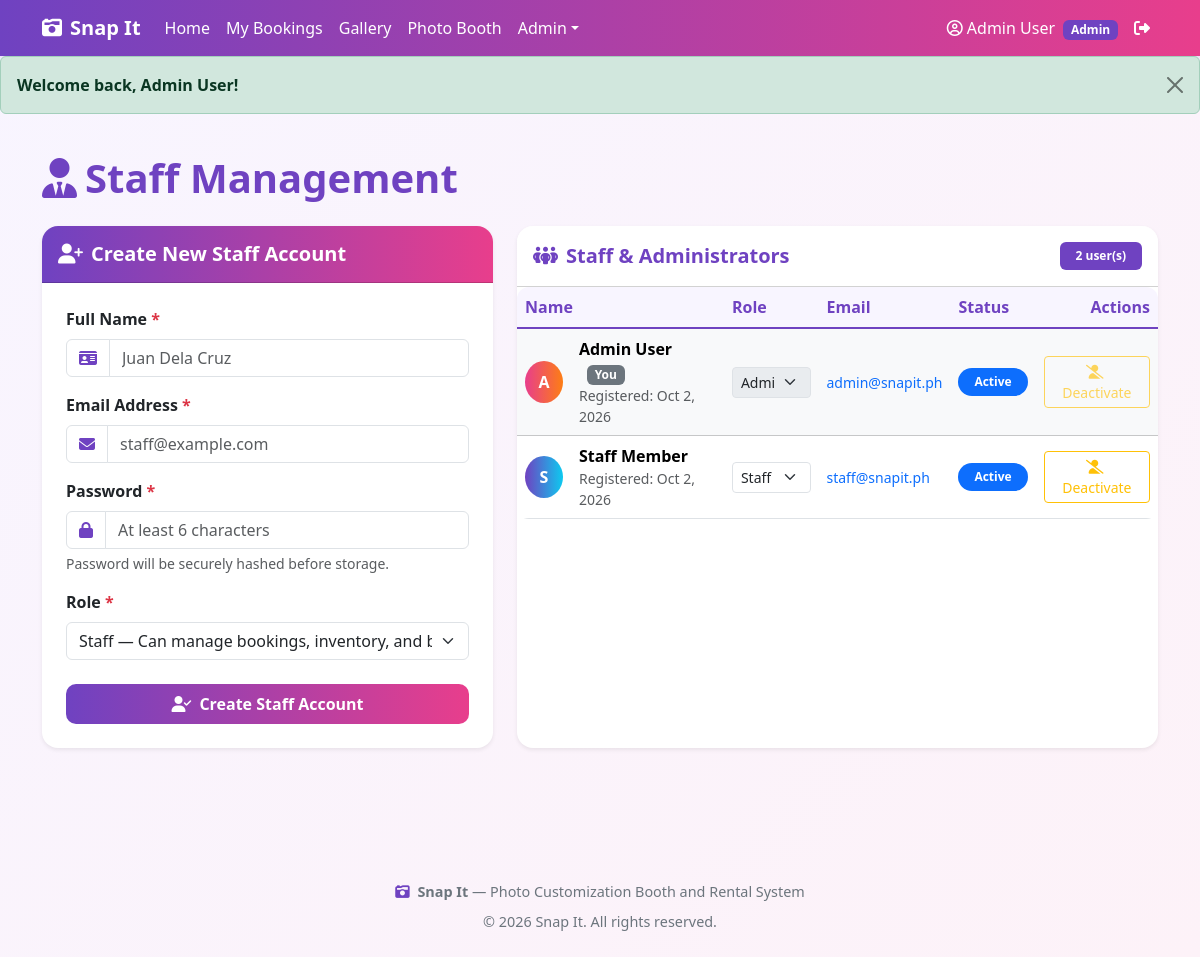
The page /admin/staff.php (signed in) on the database its author committed.
### tables this page shows
CREATE TABLE IF NOT EXISTS users (
    user_id INT PRIMARY KEY AUTO_INCREMENT,
    name VARCHAR(150) NOT NULL,
    email VARCHAR(150) NOT NULL UNIQUE,
    password VARCHAR(255) NOT NULL,
    phone VARCHAR(30),
    address TEXT,
    role ENUM('customer','staff','admin') NOT NULL DEFAULT 'customer',
    status ENUM('active','inactive') NOT NULL DEFAULT 'active',
    created_at DATETIME NOT NULL DEFAULT CURRENT_TIMESTAMP
);

### includes/functions.php (called while the page is built, shortened)
<?php
function e($str) {
    return htmlspecialchars((string)$str, ENT_QUOTES, 'UTF-8');
}
function status_badge_class($status) {
    $map = [
        'pending' => 'bg-warning text-dark',
        'confirmed' => 'bg-info text-dark',
        'paid' => 'bg-success',
        'completed' => 'bg-secondary',
        'cancelled' => 'bg-danger',
        'active' => 'bg-primary',
        'inactive' => 'bg-secondary',
        'printed' => 'bg-success',
        'error' => 'bg-danger',
    ];
    return $map[strtolower($status)] ?? 'bg-secondary';
}
function format_date($dateStr, $withTime = false) {
    $ts = strtotime($dateStr);
    return date('M j, Y', $ts);
}

### admin/staff.php (the view, shortened to what this page needs)
<?php
require_once __DIR__ . '/../includes/functions.php';
require_once __DIR__ . '/../includes/config.php';
$stmt = mysqli_prepare($conn, "
    SELECT user_id, name, email, phone, role, status, created_at
    FROM users
    WHERE role IN ('staff','admin')
    ORDER BY role DESC, created_at ASC
");
mysqli_stmt_execute($stmt);
$staff_list = mysqli_stmt_get_result($stmt);
include __DIR__ . '/../includes/header.php';
include __DIR__ . '/../includes/alert.php';
?>
<section class="container py-4">
    <h1 class="fw-bold mb-4" style="color:#6f42c1">
        <i class="fa-solid fa-user-tie me-2"></i>Staff Management
    </h1>
    <div class="row g-4 mb-4">
        <div class="col-lg-5">
            <div class="card border-0 shadow-sm h-100">
                <div class="card-header py-3" style="background:linear-gradient(90deg,#6f42c1,#e83e8c);color:#fff;border-radius:16px 16px 0 0">
                    <h5 class="fw-bold mb-0">
                        <i class="fa-solid fa-user-plus me-2"></i>Create New Staff Account
                    </h5>
                </div>
                <div class="card-body p-4">
                    <form method="POST">
                        <div class="mb-3">
                            <label class="form-label fw-semibold">Full Name <span class="text-danger">*</span></label>
                            <div class="input-group">
                                <span class="input-group-text bg-white">
                                    <i class="fa-solid fa-id-card" style="color:#6f42c1"></i>
                                </span>
                                <input type="text" name="name" class="form-control"
                                    value="<?= e($_POST['name'] ?? '') ?>" required
                                    placeholder="Juan Dela Cruz">
                            </div>
                        </div>
                        <div class="mb-3">
                            <label class="form-label fw-semibold">Email Address <span class="text-danger">*</span></label>
                            <div class="input-group">
                                <span class="input-group-text bg-white">
                                    <i class="fa-solid fa-envelope" style="color:#6f42c1"></i>
                                </span>
                                <input type="email" name="email" class="form-control"
                                    value="<?= e($_POST['email'] ?? '') ?>" required
                                    placeholder="staff@example.com">
                            </div>
                        </div>
                        <div class="mb-3">
                            <label class="form-label fw-semibold">Password <span class="text-danger">*</span></label>
                            <div class="input-group">
                                <span class="input-group-text bg-white">
                                    <i class="fa-solid fa-lock" style="color:#6f42c1"></i>
                                </span>
                                <input type="password" name="password" class="form-control"
                                    required minlength="6"
                                    placeholder="At least 6 characters">
                            </div>
                            <div class="form-text">Password will be securely hashed before storage.</div>
                        </div>
                        <div class="mb-4">
                            <label class="form-label fw-semibold">Role <span class="text-danger">*</span></label>
                            <select name="role" class="form-select" required>
                                <option value="staff" <?= ($_POST['role'] ?? 'staff') === 'staff' ? 'selected' : '' ?>>
                                    Staff &mdash; Can manage bookings, inventory, and booth sessions
                                </option>
                            </select>
                        </div>
                        <button type="submit" class="btn btn-snapit w-100 py-2">
                            <i class="fa-solid fa-user-check me-2"></i>Create Staff Account
                        </button>
                    </form>
                </div>
            </div>
        </div>
        <div class="col-lg-7">
            <div class="card border-0 shadow-sm h-100">
                <div class="card-header bg-white py-3 d-flex justify-content-between align-items-center">
                    <h5 class="fw-bold mb-0" style="color:#6f42c1">
                        <i class="fa-solid fa-people-group me-2"></i>Staff &amp; Administrators
                    </h5>
                    <span class="badge badge-snapit px-3 py-2">
                        <?= e(mysqli_num_rows($staff_list)) ?> user(s)
                    </span>
                </div>
                <div class="card-body p-0">
                    <div class="table-responsive">
                        <table class="table table-hover mb-0 align-middle">
                            <thead>
                                <tr>
                                    <th>Name</th>
                                    <th>Role</th>
                                    <th>Email</th>
                                    <th>Status</th>
                                    <th class="text-end">Actions</th>
                                </tr>
                            </thead>
                            <tbody>
                                <?php if (mysqli_num_rows($staff_list) > 0): ?>
                                    <?php while ($s = mysqli_fetch_assoc($staff_list)):
                                        $is_self = (int)$s['user_id'] === (int)($_SESSION['user_id'] ?? 0);
                                    ?>
                                        <tr class="<?= $is_self ? 'table-light' : '' ?>">
                                            <td>
                                                <div class="d-flex align-items-center">
                                                    <div class="rounded-circle d-flex align-items-center justify-content-center me-3"
                                                         style="width:42px;height:42px;background:linear-gradient(90deg,<?= $s['role'] === 'admin' ? '#e83e8c,#fd7e14' : '#6f42c1,#0dcaf0' ?>);color:#fff;font-weight:700">
                                                        <?= e(strtoupper(substr($s['name'], 0, 1))) ?>
                                                    </div>
                                                    <div>
                                                        <div class="fw-bold">
                                                            <?= e($s['name']) ?>
                                                            <?php if ($is_self): ?>
                                                                <span class="badge bg-secondary ms-2">You</span>
                                                            <?php endif; ?>
                                                        </div>
                                                        <div class="small text-muted">
                                                            Registered: <?= e(format_date($s['created_at'])) ?>
                                                        </div>
                                                    </div>
                                                </div>
                                            </td>
                                            <td>
                                                <form method="POST" class="d-flex align-items-center gap-2">
                                                    <select name="role" class="form-select form-select-sm"
                                                            onchange="this.form.submit()"
                                                            <?= $is_self ? 'disabled' : '' ?>>
                                                        <option value="staff" <?= $s['role'] === 'staff' ? 'selected' : '' ?>>Staff</option>
                                                        <option value="admin" <?= $s['role'] === 'admin' ? 'selected' : '' ?>>Admin</option>
                                                    </select>
                                                </form>
                                            </td>
                                            <td>
                                                <a href="mailto:<?= e($s['email']) ?>" class="text-decoration-none small">
                                                    <?= e($s['email']) ?>
                                                </a>
                                            </td>
                                            <td>
                                                <span class="badge rounded-pill px-3 py-2 <?= e(status_badge_class($s['status'])) ?>">
                                                    <?= e(ucfirst($s['status'])) ?>
                                                </span>
                                            </td>
                                            <td class="text-end">
                                                <form method="POST" class="d-inline"
                                                      onsubmit="return confirm('Toggle staff status for <?= e($s['name']) ?>?');">
                                                    <button type="submit"
                                                        class="btn btn-sm <?= $s['status'] === 'active' ? 'btn-outline-warning' : 'btn-outline-success' ?>"
                                                        <?= $is_self ? 'disabled title="Cannot change your own status"' : '' ?>>
                                                        <i class="fa-solid <?= $s['status'] === 'active' ? 'fa-user-slash' : 'fa-user-check' ?> me-1"></i>
                                                        <?= $s['status'] === 'active' ? 'Deactivate' : 'Activate' ?>
                                                    </button>
                                                </form>
                                            </td>
                                        </tr>
                                    <?php endwhile; ?>
                                <?php endif; ?>
                            </tbody>
                        </table>
                    </div>
                </div>
            </div>
        </div>
    </div>
</section>
<?php include __DIR__ . '/../includes/footer.php'; ?>

### includes/style/style.css (style rules this page uses)
:root { --snapit-primary: #6f42c1; --snapit-secondary: #e83e8c; --snapit-accent: #fd7e14; --snapit-dark: #1f1b2e; --snapit-light: #f8f5ff; }
body { font-family: 'Segoe UI', Tahoma, Geneva, Verdana, sans-serif; background: linear-gradient(135deg, #f8f5ff 0%, #fdf2f8 100%); min-height: 100vh; }
.btn-snapit { background: linear-gradient(90deg, var(--snapit-primary), var(--snapit-secondary)); color: #fff; border: none; border-radius: 10px; padding: 10px 22px; font-weight: 600; transition: opacity 0.2s ease; }
.badge-snapit { background: var(--snapit-primary); color: #fff; }
.card { border-radius: 16px; border: 1px solid rgba(111, 66, 193, 0.08); }
.card-header { border-radius: 16px 16px 0 0 !important; }
.table { background: #fff; border-radius: 12px; overflow: hidden; }
.table thead th { background: var(--snapit-light); color: var(--snapit-primary); font-weight: 700; border-bottom: 2px solid var(--snapit-primary); }

### rows shown on the page
users: name "A", name "Admin User", shows "You", created_at "Oct 2, 2026", role "Admin", email "admin@snapit.ph", status "Active", shows "Deactivate"
users: name "S", name "Staff Member", created_at "Oct 2, 2026", role "Staff", email "staff@snapit.ph", status "Active", shows "Deactivate"

### other values the page prints
$_SESSION['name'] "Admin User"
$_SESSION['role'] "Admin"
$flash['message'] "Welcome back, Admin User!"
mysqli_num_rows($staff_list) "2"
